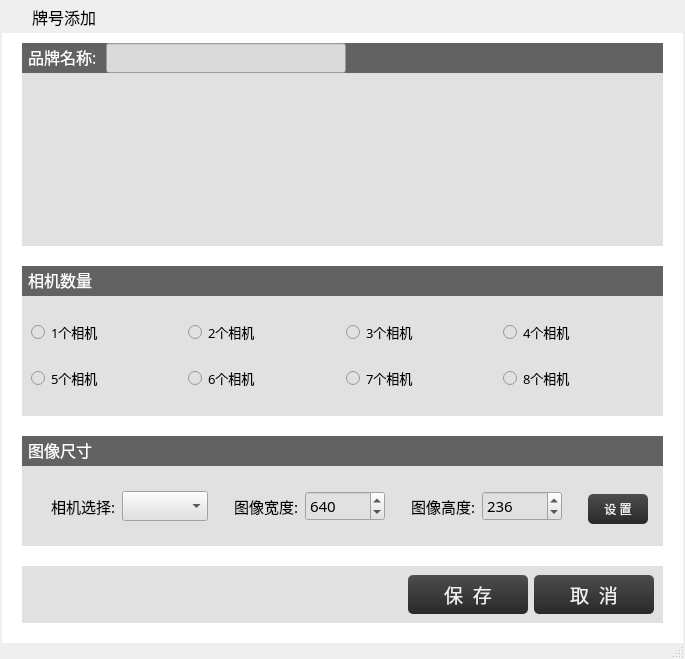
<?xml version="1.0" encoding="UTF-8"?>
<ui version="4.0">
 <class>DlgBrandAdd</class>
 <widget class="QDialog" name="DlgBrandAdd">
  <property name="windowModality">
   <enum>Qt::NonModal</enum>
  </property>
  <property name="geometry">
   <rect>
    <x>0</x>
    <y>0</y>
    <width>685</width>
    <height>659</height>
   </rect>
  </property>
  <property name="font">
   <font>
    <family>微软雅黑</family>
    <pointsize>12</pointsize>
   </font>
  </property>
  <property name="windowTitle">
   <string>Dialog</string>
  </property>
  <property name="styleSheet">
   <string notr="true">QDialog
{
	frame{border:2px;}

	background-color: rgb(255, 255, 255);
	border:1px solid #014F84;
}</string>
  </property>
  <property name="sizeGripEnabled">
   <bool>true</bool>
  </property>
  <layout class="QVBoxLayout" name="verticalLayout_7">
   <property name="spacing">
    <number>0</number>
   </property>
   <property name="leftMargin">
    <number>2</number>
   </property>
   <property name="topMargin">
    <number>0</number>
   </property>
   <property name="rightMargin">
    <number>2</number>
   </property>
   <property name="bottomMargin">
    <number>16</number>
   </property>
   <item>
    <widget class="QWidget" name="widget_title" native="true">
     <property name="sizePolicy">
      <sizepolicy hsizetype="Preferred" vsizetype="Fixed">
       <horstretch>0</horstretch>
       <verstretch>0</verstretch>
      </sizepolicy>
     </property>
     <property name="minimumSize">
      <size>
       <width>100</width>
       <height>33</height>
      </size>
     </property>
     <layout class="QHBoxLayout" name="horizontalLayout_3">
      <property name="spacing">
       <number>0</number>
      </property>
      <property name="leftMargin">
       <number>0</number>
      </property>
      <property name="topMargin">
       <number>0</number>
      </property>
      <property name="rightMargin">
       <number>0</number>
      </property>
      <property name="bottomMargin">
       <number>0</number>
      </property>
      <item>
       <widget class="QLabel" name="lab_Ico">
        <property name="sizePolicy">
         <sizepolicy hsizetype="Minimum" vsizetype="Preferred">
          <horstretch>0</horstretch>
          <verstretch>0</verstretch>
         </sizepolicy>
        </property>
        <property name="minimumSize">
         <size>
          <width>30</width>
          <height>0</height>
         </size>
        </property>
        <property name="text">
         <string/>
        </property>
        <property name="alignment">
         <set>Qt::AlignCenter</set>
        </property>
       </widget>
      </item>
      <item>
       <widget class="QLabel" name="lab_Title">
        <property name="sizePolicy">
         <sizepolicy hsizetype="Expanding" vsizetype="Preferred">
          <horstretch>0</horstretch>
          <verstretch>0</verstretch>
         </sizepolicy>
        </property>
        <property name="styleSheet">
         <string notr="true">font: 10pt &quot;微软雅黑&quot;;</string>
        </property>
        <property name="text">
         <string>牌号添加</string>
        </property>
        <property name="alignment">
         <set>Qt::AlignLeading|Qt::AlignLeft|Qt::AlignVCenter</set>
        </property>
       </widget>
      </item>
      <item>
       <widget class="QWidget" name="widget_menu" native="true">
        <property name="sizePolicy">
         <sizepolicy hsizetype="Minimum" vsizetype="Preferred">
          <horstretch>0</horstretch>
          <verstretch>0</verstretch>
         </sizepolicy>
        </property>
        <layout class="QHBoxLayout" name="horizontalLayout_5">
         <property name="spacing">
          <number>0</number>
         </property>
         <property name="leftMargin">
          <number>0</number>
         </property>
         <property name="topMargin">
          <number>0</number>
         </property>
         <property name="rightMargin">
          <number>0</number>
         </property>
         <property name="bottomMargin">
          <number>0</number>
         </property>
         <item>
          <widget class="QPushButton" name="btnMenu_Close">
           <property name="sizePolicy">
            <sizepolicy hsizetype="Minimum" vsizetype="Expanding">
             <horstretch>0</horstretch>
             <verstretch>0</verstretch>
            </sizepolicy>
           </property>
           <property name="minimumSize">
            <size>
             <width>40</width>
             <height>0</height>
            </size>
           </property>
           <property name="cursor">
            <cursorShape>ArrowCursor</cursorShape>
           </property>
           <property name="focusPolicy">
            <enum>Qt::NoFocus</enum>
           </property>
           <property name="toolTip">
            <string>关闭</string>
           </property>
           <property name="text">
            <string/>
           </property>
           <property name="flat">
            <bool>true</bool>
           </property>
          </widget>
         </item>
        </layout>
       </widget>
      </item>
     </layout>
    </widget>
   </item>
   <item>
    <widget class="QWidget" name="widget_12" native="true">
     <property name="styleSheet">
      <string notr="true">background-color: rgb(152, 152, 152);</string>
     </property>
     <layout class="QVBoxLayout" name="verticalLayout_6">
      <property name="spacing">
       <number>0</number>
      </property>
      <property name="leftMargin">
       <number>0</number>
      </property>
      <property name="topMargin">
       <number>0</number>
      </property>
      <property name="rightMargin">
       <number>0</number>
      </property>
      <property name="bottomMargin">
       <number>0</number>
      </property>
      <item>
       <widget class="QWidget" name="widget_10" native="true">
        <property name="styleSheet">
         <string notr="true">background-color: rgb(255, 255, 255);</string>
        </property>
        <layout class="QVBoxLayout" name="verticalLayout_5" stretch="1,0,0,0">
         <property name="spacing">
          <number>20</number>
         </property>
         <property name="leftMargin">
          <number>20</number>
         </property>
         <property name="topMargin">
          <number>10</number>
         </property>
         <property name="rightMargin">
          <number>20</number>
         </property>
         <property name="bottomMargin">
          <number>20</number>
         </property>
         <item>
          <widget class="QWidget" name="widget" native="true">
           <layout class="QVBoxLayout" name="verticalLayout">
            <property name="spacing">
             <number>0</number>
            </property>
            <property name="leftMargin">
             <number>0</number>
            </property>
            <property name="topMargin">
             <number>0</number>
            </property>
            <property name="rightMargin">
             <number>0</number>
            </property>
            <property name="bottomMargin">
             <number>0</number>
            </property>
            <item>
             <widget class="QWidget" name="widget_2" native="true">
              <property name="minimumSize">
               <size>
                <width>0</width>
                <height>30</height>
               </size>
              </property>
              <property name="maximumSize">
               <size>
                <width>16777215</width>
                <height>30</height>
               </size>
              </property>
              <property name="styleSheet">
               <string notr="true">background-color: rgb(98, 98, 98);</string>
              </property>
              <layout class="QHBoxLayout" name="horizontalLayout">
               <property name="spacing">
                <number>0</number>
               </property>
               <property name="leftMargin">
                <number>4</number>
               </property>
               <property name="topMargin">
                <number>0</number>
               </property>
               <property name="rightMargin">
                <number>0</number>
               </property>
               <property name="bottomMargin">
                <number>0</number>
               </property>
               <item>
                <widget class="QLineEdit" name="lineEdit_3">
                 <property name="maximumSize">
                  <size>
                   <width>80</width>
                   <height>16777215</height>
                  </size>
                 </property>
                 <property name="styleSheet">
                  <string notr="true">font: 12pt &quot;微软雅黑&quot;;
color: rgb(255, 255, 255);
background-color:transparent;
border:none;</string>
                 </property>
                 <property name="text">
                  <string>品牌名称:</string>
                 </property>
                </widget>
               </item>
               <item>
                <widget class="QLineEdit" name="lineEditBrandName">
                 <property name="minimumSize">
                  <size>
                   <width>240</width>
                   <height>0</height>
                  </size>
                 </property>
                 <property name="maximumSize">
                  <size>
                   <width>240</width>
                   <height>16777215</height>
                  </size>
                 </property>
                 <property name="font">
                  <font>
                   <family>微软雅黑</family>
                   <pointsize>11</pointsize>
                   <weight>50</weight>
                   <italic>false</italic>
                   <bold>false</bold>
                  </font>
                 </property>
                 <property name="styleSheet">
                  <string notr="true">background-color: rgb(218, 218, 218);
font: 11pt &quot;微软雅黑&quot;;</string>
                 </property>
                 <property name="text">
                  <string/>
                 </property>
                </widget>
               </item>
               <item>
                <spacer name="horizontalSpacer">
                 <property name="orientation">
                  <enum>Qt::Horizontal</enum>
                 </property>
                 <property name="sizeHint" stdset="0">
                  <size>
                   <width>40</width>
                   <height>20</height>
                  </size>
                 </property>
                </spacer>
               </item>
              </layout>
             </widget>
            </item>
            <item>
             <widget class="QWidget" name="widgetCommonInput" native="true">
              <property name="styleSheet">
               <string notr="true">background-color: rgb(225, 225, 225);</string>
              </property>
             </widget>
            </item>
           </layout>
          </widget>
         </item>
         <item>
          <widget class="QWidget" name="widget_6" native="true">
           <layout class="QVBoxLayout" name="verticalLayout_2" stretch="0,1">
            <property name="spacing">
             <number>0</number>
            </property>
            <property name="leftMargin">
             <number>0</number>
            </property>
            <property name="topMargin">
             <number>0</number>
            </property>
            <property name="rightMargin">
             <number>0</number>
            </property>
            <property name="bottomMargin">
             <number>0</number>
            </property>
            <item>
             <widget class="QWidget" name="widget_7" native="true">
              <property name="minimumSize">
               <size>
                <width>0</width>
                <height>30</height>
               </size>
              </property>
              <property name="maximumSize">
               <size>
                <width>16777215</width>
                <height>30</height>
               </size>
              </property>
              <property name="styleSheet">
               <string notr="true">background-color: rgb(98, 98, 98);</string>
              </property>
              <layout class="QHBoxLayout" name="horizontalLayout_6">
               <property name="leftMargin">
                <number>4</number>
               </property>
               <property name="topMargin">
                <number>0</number>
               </property>
               <property name="rightMargin">
                <number>0</number>
               </property>
               <property name="bottomMargin">
                <number>0</number>
               </property>
               <item>
                <widget class="QLineEdit" name="lineEdit_2">
                 <property name="styleSheet">
                  <string notr="true">font: 12pt &quot;微软雅黑&quot;;
color: rgb(255, 255, 255);
background-color:transparent;
border:none;</string>
                 </property>
                 <property name="text">
                  <string>相机数量</string>
                 </property>
                </widget>
               </item>
               <item>
                <spacer name="horizontalSpacer_2">
                 <property name="orientation">
                  <enum>Qt::Horizontal</enum>
                 </property>
                 <property name="sizeHint" stdset="0">
                  <size>
                   <width>355</width>
                   <height>20</height>
                  </size>
                 </property>
                </spacer>
               </item>
              </layout>
             </widget>
            </item>
            <item>
             <widget class="QWidget" name="widget_8" native="true">
              <property name="minimumSize">
               <size>
                <width>0</width>
                <height>120</height>
               </size>
              </property>
              <property name="styleSheet">
               <string notr="true">background-color: rgb(225, 225, 225);</string>
              </property>
              <layout class="QVBoxLayout" name="verticalLayout_4">
               <item>
                <layout class="QHBoxLayout" name="horizontalLayout_8">
                 <item>
                  <widget class="QRadioButton" name="radioButton_1">
                   <property name="font">
                    <font>
                     <family>微软雅黑</family>
                     <pointsize>10</pointsize>
                     <weight>50</weight>
                     <italic>false</italic>
                     <bold>false</bold>
                    </font>
                   </property>
                   <property name="styleSheet">
                    <string notr="true">font: 10pt &quot;微软雅黑&quot;;</string>
                   </property>
                   <property name="text">
                    <string>1个相机</string>
                   </property>
                  </widget>
                 </item>
                 <item>
                  <widget class="QRadioButton" name="radioButton_2">
                   <property name="enabled">
                    <bool>true</bool>
                   </property>
                   <property name="font">
                    <font>
                     <family>微软雅黑</family>
                     <pointsize>10</pointsize>
                     <weight>50</weight>
                     <italic>false</italic>
                     <bold>false</bold>
                    </font>
                   </property>
                   <property name="styleSheet">
                    <string notr="true">font: 10pt &quot;微软雅黑&quot;;</string>
                   </property>
                   <property name="text">
                    <string>2个相机</string>
                   </property>
                  </widget>
                 </item>
                 <item>
                  <widget class="QRadioButton" name="radioButton_3">
                   <property name="enabled">
                    <bool>true</bool>
                   </property>
                   <property name="font">
                    <font>
                     <family>微软雅黑</family>
                     <pointsize>10</pointsize>
                     <weight>50</weight>
                     <italic>false</italic>
                     <bold>false</bold>
                    </font>
                   </property>
                   <property name="styleSheet">
                    <string notr="true">font: 10pt &quot;微软雅黑&quot;;</string>
                   </property>
                   <property name="text">
                    <string>3个相机</string>
                   </property>
                  </widget>
                 </item>
                 <item>
                  <widget class="QRadioButton" name="radioButton_4">
                   <property name="enabled">
                    <bool>true</bool>
                   </property>
                   <property name="font">
                    <font>
                     <family>微软雅黑</family>
                     <pointsize>10</pointsize>
                     <weight>50</weight>
                     <italic>false</italic>
                     <bold>false</bold>
                    </font>
                   </property>
                   <property name="styleSheet">
                    <string notr="true">font: 10pt &quot;微软雅黑&quot;;</string>
                   </property>
                   <property name="text">
                    <string>4个相机</string>
                   </property>
                  </widget>
                 </item>
                </layout>
               </item>
               <item>
                <layout class="QHBoxLayout" name="horizontalLayout_9">
                 <item>
                  <widget class="QRadioButton" name="radioButton_5">
                   <property name="enabled">
                    <bool>true</bool>
                   </property>
                   <property name="font">
                    <font>
                     <family>微软雅黑</family>
                     <pointsize>10</pointsize>
                     <weight>50</weight>
                     <italic>false</italic>
                     <bold>false</bold>
                    </font>
                   </property>
                   <property name="styleSheet">
                    <string notr="true">font: 10pt &quot;微软雅黑&quot;;</string>
                   </property>
                   <property name="text">
                    <string>5个相机</string>
                   </property>
                  </widget>
                 </item>
                 <item>
                  <widget class="QRadioButton" name="radioButton_6">
                   <property name="enabled">
                    <bool>true</bool>
                   </property>
                   <property name="font">
                    <font>
                     <family>微软雅黑</family>
                     <pointsize>10</pointsize>
                     <weight>50</weight>
                     <italic>false</italic>
                     <bold>false</bold>
                    </font>
                   </property>
                   <property name="styleSheet">
                    <string notr="true">font: 10pt &quot;微软雅黑&quot;;</string>
                   </property>
                   <property name="text">
                    <string>6个相机</string>
                   </property>
                  </widget>
                 </item>
                 <item>
                  <widget class="QRadioButton" name="radioButton_7">
                   <property name="enabled">
                    <bool>true</bool>
                   </property>
                   <property name="font">
                    <font>
                     <family>微软雅黑</family>
                     <pointsize>10</pointsize>
                     <weight>50</weight>
                     <italic>false</italic>
                     <bold>false</bold>
                    </font>
                   </property>
                   <property name="styleSheet">
                    <string notr="true">font: 10pt &quot;微软雅黑&quot;;</string>
                   </property>
                   <property name="text">
                    <string>7个相机</string>
                   </property>
                  </widget>
                 </item>
                 <item>
                  <widget class="QRadioButton" name="radioButton_8">
                   <property name="enabled">
                    <bool>true</bool>
                   </property>
                   <property name="font">
                    <font>
                     <family>微软雅黑</family>
                     <pointsize>10</pointsize>
                     <weight>50</weight>
                     <italic>false</italic>
                     <bold>false</bold>
                    </font>
                   </property>
                   <property name="styleSheet">
                    <string notr="true">font: 10pt &quot;微软雅黑&quot;;</string>
                   </property>
                   <property name="text">
                    <string>8个相机</string>
                   </property>
                  </widget>
                 </item>
                </layout>
               </item>
              </layout>
             </widget>
            </item>
           </layout>
          </widget>
         </item>
         <item>
          <widget class="QWidget" name="widget_3" native="true">
           <layout class="QVBoxLayout" name="verticalLayout_3" stretch="0,1">
            <property name="spacing">
             <number>0</number>
            </property>
            <property name="leftMargin">
             <number>0</number>
            </property>
            <property name="topMargin">
             <number>0</number>
            </property>
            <property name="rightMargin">
             <number>0</number>
            </property>
            <property name="bottomMargin">
             <number>0</number>
            </property>
            <item>
             <widget class="QWidget" name="widget_4" native="true">
              <property name="minimumSize">
               <size>
                <width>0</width>
                <height>30</height>
               </size>
              </property>
              <property name="maximumSize">
               <size>
                <width>16777215</width>
                <height>30</height>
               </size>
              </property>
              <property name="styleSheet">
               <string notr="true">background-color: rgb(98, 98, 98);</string>
              </property>
              <layout class="QHBoxLayout" name="horizontalLayout_2">
               <property name="spacing">
                <number>0</number>
               </property>
               <property name="leftMargin">
                <number>4</number>
               </property>
               <property name="topMargin">
                <number>0</number>
               </property>
               <property name="rightMargin">
                <number>0</number>
               </property>
               <property name="bottomMargin">
                <number>0</number>
               </property>
               <item>
                <widget class="QLineEdit" name="lineEdit">
                 <property name="styleSheet">
                  <string notr="true">font: 12pt &quot;微软雅黑&quot;;
color: rgb(255, 255, 255);
background-color:transparent;
border:none;</string>
                 </property>
                 <property name="text">
                  <string>图像尺寸</string>
                 </property>
                </widget>
               </item>
               <item>
                <spacer name="horizontalSpacer_4">
                 <property name="orientation">
                  <enum>Qt::Horizontal</enum>
                 </property>
                 <property name="sizeHint" stdset="0">
                  <size>
                   <width>40</width>
                   <height>20</height>
                  </size>
                 </property>
                </spacer>
               </item>
              </layout>
             </widget>
            </item>
            <item>
             <widget class="QWidget" name="widget_5" native="true">
              <property name="minimumSize">
               <size>
                <width>0</width>
                <height>80</height>
               </size>
              </property>
              <property name="font">
               <font>
                <family>微软雅黑</family>
               </font>
              </property>
              <property name="styleSheet">
               <string notr="true">background-color: rgb(225, 225, 225);</string>
              </property>
              <layout class="QHBoxLayout" name="horizontalLayout_7">
               <item>
                <spacer name="horizontalSpacer_5">
                 <property name="orientation">
                  <enum>Qt::Horizontal</enum>
                 </property>
                 <property name="sizeType">
                  <enum>QSizePolicy::Fixed</enum>
                 </property>
                 <property name="sizeHint" stdset="0">
                  <size>
                   <width>20</width>
                   <height>20</height>
                  </size>
                 </property>
                </spacer>
               </item>
               <item>
                <widget class="QLabel" name="label_5">
                 <property name="font">
                  <font>
                   <family>微软雅黑</family>
                   <pointsize>11</pointsize>
                   <weight>50</weight>
                   <italic>false</italic>
                   <bold>false</bold>
                  </font>
                 </property>
                 <property name="styleSheet">
                  <string notr="true">font: 11pt &quot;微软雅黑&quot;;</string>
                 </property>
                 <property name="text">
                  <string>相机选择:</string>
                 </property>
                </widget>
               </item>
               <item>
                <widget class="QComboBox" name="comboBoxCamNum">
                 <property name="font">
                  <font>
                   <family>微软雅黑</family>
                   <pointsize>11</pointsize>
                  </font>
                 </property>
                </widget>
               </item>
               <item>
                <spacer name="horizontalSpacer_8">
                 <property name="orientation">
                  <enum>Qt::Horizontal</enum>
                 </property>
                 <property name="sizeType">
                  <enum>QSizePolicy::Fixed</enum>
                 </property>
                 <property name="sizeHint" stdset="0">
                  <size>
                   <width>20</width>
                   <height>20</height>
                  </size>
                 </property>
                </spacer>
               </item>
               <item>
                <widget class="QLabel" name="label_3">
                 <property name="font">
                  <font>
                   <family>微软雅黑</family>
                   <pointsize>11</pointsize>
                   <weight>50</weight>
                   <italic>false</italic>
                   <bold>false</bold>
                  </font>
                 </property>
                 <property name="styleSheet">
                  <string notr="true">font: 11pt &quot;微软雅黑&quot;;</string>
                 </property>
                 <property name="text">
                  <string>图像宽度:</string>
                 </property>
                </widget>
               </item>
               <item>
                <widget class="QSpinBox" name="spinBoxImgWid">
                 <property name="minimumSize">
                  <size>
                   <width>80</width>
                   <height>0</height>
                  </size>
                 </property>
                 <property name="font">
                  <font>
                   <family>微软雅黑</family>
                   <pointsize>11</pointsize>
                   <weight>50</weight>
                   <italic>false</italic>
                   <bold>false</bold>
                  </font>
                 </property>
                 <property name="styleSheet">
                  <string>font: 11pt &quot;微软雅黑&quot;;</string>
                 </property>
                 <property name="maximum">
                  <number>2048</number>
                 </property>
                 <property name="value">
                  <number>640</number>
                 </property>
                </widget>
               </item>
               <item>
                <spacer name="horizontalSpacer_6">
                 <property name="orientation">
                  <enum>Qt::Horizontal</enum>
                 </property>
                 <property name="sizeType">
                  <enum>QSizePolicy::Fixed</enum>
                 </property>
                 <property name="sizeHint" stdset="0">
                  <size>
                   <width>20</width>
                   <height>20</height>
                  </size>
                 </property>
                </spacer>
               </item>
               <item>
                <widget class="QLabel" name="label_4">
                 <property name="font">
                  <font>
                   <family>微软雅黑</family>
                   <pointsize>11</pointsize>
                   <weight>50</weight>
                   <italic>false</italic>
                   <bold>false</bold>
                  </font>
                 </property>
                 <property name="styleSheet">
                  <string notr="true">font: 11pt &quot;微软雅黑&quot;;</string>
                 </property>
                 <property name="text">
                  <string>图像高度:</string>
                 </property>
                </widget>
               </item>
               <item>
                <widget class="QSpinBox" name="spinBoxImgHei">
                 <property name="minimumSize">
                  <size>
                   <width>80</width>
                   <height>0</height>
                  </size>
                 </property>
                 <property name="font">
                  <font>
                   <family>微软雅黑</family>
                   <pointsize>11</pointsize>
                   <weight>50</weight>
                   <italic>false</italic>
                   <bold>false</bold>
                  </font>
                 </property>
                 <property name="styleSheet">
                  <string>font: 11pt &quot;微软雅黑&quot;;</string>
                 </property>
                 <property name="maximum">
                  <number>10000</number>
                 </property>
                 <property name="value">
                  <number>236</number>
                 </property>
                </widget>
               </item>
               <item>
                <spacer name="horizontalSpacer_9">
                 <property name="orientation">
                  <enum>Qt::Horizontal</enum>
                 </property>
                 <property name="sizeType">
                  <enum>QSizePolicy::Fixed</enum>
                 </property>
                 <property name="sizeHint" stdset="0">
                  <size>
                   <width>20</width>
                   <height>20</height>
                  </size>
                 </property>
                </spacer>
               </item>
               <item>
                <widget class="QPushButton" name="pushButtonSetSize">
                 <property name="minimumSize">
                  <size>
                   <width>60</width>
                   <height>24</height>
                  </size>
                 </property>
                 <property name="maximumSize">
                  <size>
                   <width>16777215</width>
                   <height>24</height>
                  </size>
                 </property>
                 <property name="font">
                  <font>
                   <family>微软雅黑</family>
                   <pointsize>9</pointsize>
                  </font>
                 </property>
                 <property name="styleSheet">
                  <string notr="true">border-style: none;
	border: 0px;
	color: #F0F0F0;
	padding: 5px;	
	min-height: 20px;
	border-radius:5px;
	background: qlineargradient(spread:pad, x1:0, y1:0, x2:0, y2:1, stop:0 #4D4D4D, stop:1 #292929); </string>
                 </property>
                 <property name="text">
                  <string>设 置</string>
                 </property>
                </widget>
               </item>
               <item>
                <spacer name="horizontalSpacer_7">
                 <property name="orientation">
                  <enum>Qt::Horizontal</enum>
                 </property>
                 <property name="sizeType">
                  <enum>QSizePolicy::Expanding</enum>
                 </property>
                 <property name="sizeHint" stdset="0">
                  <size>
                   <width>199</width>
                   <height>20</height>
                  </size>
                 </property>
                </spacer>
               </item>
              </layout>
             </widget>
            </item>
           </layout>
          </widget>
         </item>
         <item>
          <widget class="QWidget" name="widget_11" native="true">
           <property name="styleSheet">
            <string notr="true">background-color: rgb(225, 225, 225);</string>
           </property>
           <layout class="QHBoxLayout" name="horizontalLayout_4">
            <item>
             <spacer name="horizontalSpacer_3">
              <property name="orientation">
               <enum>Qt::Horizontal</enum>
              </property>
              <property name="sizeHint" stdset="0">
               <size>
                <width>357</width>
                <height>20</height>
               </size>
              </property>
             </spacer>
            </item>
            <item>
             <widget class="QPushButton" name="pushButtonSave">
              <property name="minimumSize">
               <size>
                <width>120</width>
                <height>30</height>
               </size>
              </property>
              <property name="font">
               <font>
                <family>微软雅黑</family>
                <pointsize>14</pointsize>
               </font>
              </property>
              <property name="styleSheet">
               <string notr="true">border-style: none;
	border: 0px;
	color: #F0F0F0;
	padding: 5px;	
	min-height: 20px;
	border-radius:5px;
	background: qlineargradient(spread:pad, x1:0, y1:0, x2:0, y2:1, stop:0 #4D4D4D, stop:1 #292929); </string>
              </property>
              <property name="text">
               <string>保  存</string>
              </property>
             </widget>
            </item>
            <item>
             <widget class="QPushButton" name="pushButtonCancel">
              <property name="minimumSize">
               <size>
                <width>120</width>
                <height>30</height>
               </size>
              </property>
              <property name="font">
               <font>
                <family>微软雅黑</family>
                <pointsize>14</pointsize>
               </font>
              </property>
              <property name="styleSheet">
               <string notr="true">border-style: none;
	border: 0px;
	color: #F0F0F0;
	padding: 5px;	
	min-height: 20px;
	border-radius:5px;
	background: qlineargradient(spread:pad, x1:0, y1:0, x2:0, y2:1, stop:0 #4D4D4D, stop:1 #292929); </string>
              </property>
              <property name="text">
               <string>取  消</string>
              </property>
             </widget>
            </item>
           </layout>
          </widget>
         </item>
        </layout>
       </widget>
      </item>
     </layout>
    </widget>
   </item>
  </layout>
 </widget>
 <resources/>
 <connections/>
</ui>
